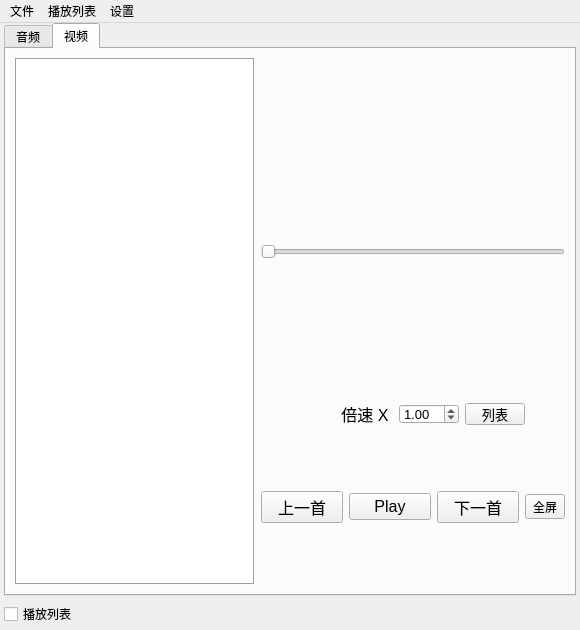
<?xml version="1.0" encoding="UTF-8"?>
<ui version="4.0">
 <class>MainWindow</class>
 <widget class="QMainWindow" name="MainWindow">
  <property name="windowModality">
   <enum>Qt::NonModal</enum>
  </property>
  <property name="geometry">
   <rect>
    <x>0</x>
    <y>0</y>
    <width>580</width>
    <height>630</height>
   </rect>
  </property>
  <property name="sizePolicy">
   <sizepolicy hsizetype="Preferred" vsizetype="Expanding">
    <horstretch>0</horstretch>
    <verstretch>0</verstretch>
   </sizepolicy>
  </property>
  <property name="minimumSize">
   <size>
    <width>0</width>
    <height>0</height>
   </size>
  </property>
  <property name="maximumSize">
   <size>
    <width>16777215</width>
    <height>16777215</height>
   </size>
  </property>
  <property name="windowTitle">
   <string>Player</string>
  </property>
  <property name="iconSize">
   <size>
    <width>128</width>
    <height>128</height>
   </size>
  </property>
  <widget class="QWidget" name="centralwidget">
   <property name="sizePolicy">
    <sizepolicy hsizetype="Expanding" vsizetype="Expanding">
     <horstretch>0</horstretch>
     <verstretch>0</verstretch>
    </sizepolicy>
   </property>
   <property name="maximumSize">
    <size>
     <width>1920</width>
     <height>1080</height>
    </size>
   </property>
   <layout class="QVBoxLayout" name="verticalLayout_2">
    <property name="sizeConstraint">
     <enum>QLayout::SetDefaultConstraint</enum>
    </property>
    <property name="leftMargin">
     <number>4</number>
    </property>
    <property name="topMargin">
     <number>0</number>
    </property>
    <property name="rightMargin">
     <number>4</number>
    </property>
    <property name="bottomMargin">
     <number>0</number>
    </property>
    <item>
     <widget class="QTabWidget" name="tabWidget">
      <property name="sizePolicy">
       <sizepolicy hsizetype="Expanding" vsizetype="Expanding">
        <horstretch>0</horstretch>
        <verstretch>0</verstretch>
       </sizepolicy>
      </property>
      <property name="minimumSize">
       <size>
        <width>527</width>
        <height>239</height>
       </size>
      </property>
      <property name="maximumSize">
       <size>
        <width>16777215</width>
        <height>16777215</height>
       </size>
      </property>
      <property name="currentIndex">
       <number>1</number>
      </property>
      <widget class="QWidget" name="audio_player">
       <attribute name="title">
        <string>音频</string>
       </attribute>
       <layout class="QHBoxLayout" name="horizontalLayout_3">
        <item>
         <widget class="QListView" name="audio_list">
          <property name="minimumSize">
           <size>
            <width>200</width>
            <height>0</height>
           </size>
          </property>
          <property name="maximumSize">
           <size>
            <width>300</width>
            <height>16777215</height>
           </size>
          </property>
          <property name="font">
           <font>
            <pointsize>13</pointsize>
           </font>
          </property>
          <property name="contextMenuPolicy">
           <enum>Qt::CustomContextMenu</enum>
          </property>
          <property name="frameShape">
           <enum>QFrame::Box</enum>
          </property>
          <property name="editTriggers">
           <set>QAbstractItemView::NoEditTriggers</set>
          </property>
          <property name="selectionBehavior">
           <enum>QAbstractItemView::SelectRows</enum>
          </property>
         </widget>
        </item>
        <item>
         <layout class="QVBoxLayout" name="verticalLayout">
          <item>
           <widget class="QTextBrowser" name="audio_info">
            <property name="maximumSize">
             <size>
              <width>16777215</width>
              <height>16777215</height>
             </size>
            </property>
            <property name="font">
             <font>
              <pointsize>14</pointsize>
             </font>
            </property>
            <property name="mouseTracking">
             <bool>false</bool>
            </property>
            <property name="styleSheet">
             <string notr="true">background:transparent;</string>
            </property>
            <property name="frameShape">
             <enum>QFrame::NoFrame</enum>
            </property>
            <property name="verticalScrollBarPolicy">
             <enum>Qt::ScrollBarAlwaysOff</enum>
            </property>
            <property name="horizontalScrollBarPolicy">
             <enum>Qt::ScrollBarAlwaysOff</enum>
            </property>
           </widget>
          </item>
          <item>
           <widget class="QSlider" name="audio_slider">
            <property name="maximum">
             <number>0</number>
            </property>
            <property name="orientation">
             <enum>Qt::Horizontal</enum>
            </property>
           </widget>
          </item>
          <item>
           <layout class="QHBoxLayout" name="horizontalLayout_2">
            <item>
             <widget class="QLabel" name="a_played_time_label">
              <property name="sizePolicy">
               <sizepolicy hsizetype="Preferred" vsizetype="Minimum">
                <horstretch>0</horstretch>
                <verstretch>0</verstretch>
               </sizepolicy>
              </property>
              <property name="maximumSize">
               <size>
                <width>100</width>
                <height>12</height>
               </size>
              </property>
              <property name="font">
               <font>
                <pointsize>10</pointsize>
               </font>
              </property>
              <property name="text">
               <string/>
              </property>
              <property name="alignment">
               <set>Qt::AlignRight|Qt::AlignTrailing|Qt::AlignVCenter</set>
              </property>
             </widget>
            </item>
            <item>
             <widget class="QLabel" name="a_total_time_label">
              <property name="sizePolicy">
               <sizepolicy hsizetype="Preferred" vsizetype="Minimum">
                <horstretch>0</horstretch>
                <verstretch>0</verstretch>
               </sizepolicy>
              </property>
              <property name="maximumSize">
               <size>
                <width>110</width>
                <height>12</height>
               </size>
              </property>
              <property name="font">
               <font>
                <pointsize>10</pointsize>
               </font>
              </property>
              <property name="text">
               <string/>
              </property>
              <property name="alignment">
               <set>Qt::AlignLeading|Qt::AlignLeft|Qt::AlignVCenter</set>
              </property>
             </widget>
            </item>
           </layout>
          </item>
          <item>
           <layout class="QHBoxLayout" name="horizontalLayout_8">
            <item>
             <widget class="QLabel" name="label">
              <property name="maximumSize">
               <size>
                <width>16777215</width>
                <height>20</height>
               </size>
              </property>
              <property name="font">
               <font>
                <pointsize>12</pointsize>
               </font>
              </property>
              <property name="text">
               <string>倍速 X </string>
              </property>
              <property name="alignment">
               <set>Qt::AlignRight|Qt::AlignTrailing|Qt::AlignVCenter</set>
              </property>
             </widget>
            </item>
            <item>
             <widget class="QDoubleSpinBox" name="audio_rate">
              <property name="maximumSize">
               <size>
                <width>60</width>
                <height>20</height>
               </size>
              </property>
              <property name="font">
               <font>
                <pointsize>10</pointsize>
               </font>
              </property>
              <property name="maximum">
               <double>10.000000000000000</double>
              </property>
              <property name="singleStep">
               <double>0.250000000000000</double>
              </property>
              <property name="value">
               <double>1.000000000000000</double>
              </property>
             </widget>
            </item>
            <item>
             <widget class="QPushButton" name="audio_play_mode">
              <property name="maximumSize">
               <size>
                <width>60</width>
                <height>22</height>
               </size>
              </property>
              <property name="font">
               <font>
                <pointsize>10</pointsize>
               </font>
              </property>
              <property name="text">
               <string>列表</string>
              </property>
             </widget>
            </item>
            <item>
             <spacer name="horizontalSpacer">
              <property name="orientation">
               <enum>Qt::Horizontal</enum>
              </property>
              <property name="sizeType">
               <enum>QSizePolicy::Fixed</enum>
              </property>
              <property name="sizeHint" stdset="0">
               <size>
                <width>40</width>
                <height>20</height>
               </size>
              </property>
             </spacer>
            </item>
           </layout>
          </item>
          <item>
           <layout class="QHBoxLayout" name="horizontalLayout">
            <item>
             <widget class="QPushButton" name="last_audio_button">
              <property name="maximumSize">
               <size>
                <width>220</width>
                <height>16777215</height>
               </size>
              </property>
              <property name="font">
               <font>
                <pointsize>12</pointsize>
               </font>
              </property>
              <property name="text">
               <string>上一首</string>
              </property>
             </widget>
            </item>
            <item>
             <widget class="QPushButton" name="play_audio_button">
              <property name="font">
               <font>
                <pointsize>12</pointsize>
               </font>
              </property>
              <property name="text">
               <string>Play</string>
              </property>
             </widget>
            </item>
            <item>
             <widget class="QPushButton" name="next_audio_button">
              <property name="maximumSize">
               <size>
                <width>220</width>
                <height>16777215</height>
               </size>
              </property>
              <property name="font">
               <font>
                <pointsize>12</pointsize>
               </font>
              </property>
              <property name="text">
               <string>下一首</string>
              </property>
             </widget>
            </item>
           </layout>
          </item>
         </layout>
        </item>
       </layout>
      </widget>
      <widget class="QWidget" name="video_player">
       <attribute name="title">
        <string>视频</string>
       </attribute>
       <layout class="QHBoxLayout" name="horizontalLayout_5">
        <item>
         <widget class="QListView" name="video_list">
          <property name="minimumSize">
           <size>
            <width>200</width>
            <height>0</height>
           </size>
          </property>
          <property name="maximumSize">
           <size>
            <width>240</width>
            <height>16777215</height>
           </size>
          </property>
          <property name="font">
           <font>
            <pointsize>13</pointsize>
           </font>
          </property>
          <property name="contextMenuPolicy">
           <enum>Qt::CustomContextMenu</enum>
          </property>
          <property name="frameShape">
           <enum>QFrame::Box</enum>
          </property>
          <property name="editTriggers">
           <set>QAbstractItemView::NoEditTriggers</set>
          </property>
          <property name="selectionBehavior">
           <enum>QAbstractItemView::SelectRows</enum>
          </property>
         </widget>
        </item>
        <item>
         <layout class="QVBoxLayout" name="verticalLayout_3">
          <item>
           <widget class="QTextBrowser" name="video_info">
            <property name="maximumSize">
             <size>
              <width>16777215</width>
              <height>60</height>
             </size>
            </property>
            <property name="font">
             <font>
              <pointsize>14</pointsize>
             </font>
            </property>
            <property name="mouseTracking">
             <bool>false</bool>
            </property>
            <property name="styleSheet">
             <string notr="true">background:transparent;</string>
            </property>
            <property name="frameShape">
             <enum>QFrame::NoFrame</enum>
            </property>
            <property name="verticalScrollBarPolicy">
             <enum>Qt::ScrollBarAlwaysOff</enum>
            </property>
            <property name="horizontalScrollBarPolicy">
             <enum>Qt::ScrollBarAlwaysOff</enum>
            </property>
           </widget>
          </item>
          <item>
           <widget class="QSlider" name="video_slider">
            <property name="maximum">
             <number>0</number>
            </property>
            <property name="orientation">
             <enum>Qt::Horizontal</enum>
            </property>
           </widget>
          </item>
          <item>
           <layout class="QHBoxLayout" name="horizontalLayout_6">
            <item>
             <widget class="QLabel" name="v_played_time_label">
              <property name="sizePolicy">
               <sizepolicy hsizetype="Preferred" vsizetype="Fixed">
                <horstretch>0</horstretch>
                <verstretch>0</verstretch>
               </sizepolicy>
              </property>
              <property name="minimumSize">
               <size>
                <width>0</width>
                <height>12</height>
               </size>
              </property>
              <property name="maximumSize">
               <size>
                <width>100</width>
                <height>12</height>
               </size>
              </property>
              <property name="text">
               <string/>
              </property>
              <property name="alignment">
               <set>Qt::AlignRight|Qt::AlignTrailing|Qt::AlignVCenter</set>
              </property>
             </widget>
            </item>
            <item>
             <widget class="QLabel" name="v_total_time_label">
              <property name="sizePolicy">
               <sizepolicy hsizetype="Preferred" vsizetype="Fixed">
                <horstretch>0</horstretch>
                <verstretch>0</verstretch>
               </sizepolicy>
              </property>
              <property name="minimumSize">
               <size>
                <width>0</width>
                <height>12</height>
               </size>
              </property>
              <property name="maximumSize">
               <size>
                <width>110</width>
                <height>12</height>
               </size>
              </property>
              <property name="text">
               <string/>
              </property>
             </widget>
            </item>
           </layout>
          </item>
          <item>
           <layout class="QHBoxLayout" name="horizontalLayout_9">
            <item>
             <widget class="QLabel" name="label_2">
              <property name="maximumSize">
               <size>
                <width>16777215</width>
                <height>20</height>
               </size>
              </property>
              <property name="font">
               <font>
                <pointsize>12</pointsize>
               </font>
              </property>
              <property name="text">
               <string>倍速 X </string>
              </property>
              <property name="alignment">
               <set>Qt::AlignRight|Qt::AlignTrailing|Qt::AlignVCenter</set>
              </property>
             </widget>
            </item>
            <item>
             <widget class="QDoubleSpinBox" name="video_rate">
              <property name="maximumSize">
               <size>
                <width>60</width>
                <height>20</height>
               </size>
              </property>
              <property name="font">
               <font>
                <pointsize>10</pointsize>
               </font>
              </property>
              <property name="maximum">
               <double>10.000000000000000</double>
              </property>
              <property name="singleStep">
               <double>0.250000000000000</double>
              </property>
              <property name="value">
               <double>1.000000000000000</double>
              </property>
             </widget>
            </item>
            <item>
             <widget class="QPushButton" name="video_play_mode">
              <property name="maximumSize">
               <size>
                <width>60</width>
                <height>22</height>
               </size>
              </property>
              <property name="font">
               <font>
                <pointsize>10</pointsize>
               </font>
              </property>
              <property name="text">
               <string>列表</string>
              </property>
             </widget>
            </item>
            <item>
             <spacer name="horizontalSpacer_2">
              <property name="orientation">
               <enum>Qt::Horizontal</enum>
              </property>
              <property name="sizeType">
               <enum>QSizePolicy::Fixed</enum>
              </property>
              <property name="sizeHint" stdset="0">
               <size>
                <width>40</width>
                <height>20</height>
               </size>
              </property>
             </spacer>
            </item>
           </layout>
          </item>
          <item>
           <layout class="QHBoxLayout" name="horizontalLayout_4">
            <item>
             <widget class="QPushButton" name="last_video_button">
              <property name="maximumSize">
               <size>
                <width>220</width>
                <height>16777215</height>
               </size>
              </property>
              <property name="font">
               <font>
                <pointsize>12</pointsize>
               </font>
              </property>
              <property name="text">
               <string>上一首</string>
              </property>
             </widget>
            </item>
            <item>
             <widget class="QPushButton" name="play_video_button">
              <property name="maximumSize">
               <size>
                <width>16777215</width>
                <height>16777215</height>
               </size>
              </property>
              <property name="font">
               <font>
                <pointsize>12</pointsize>
               </font>
              </property>
              <property name="text">
               <string>Play</string>
              </property>
             </widget>
            </item>
            <item>
             <widget class="QPushButton" name="next_video_button">
              <property name="maximumSize">
               <size>
                <width>220</width>
                <height>16777215</height>
               </size>
              </property>
              <property name="font">
               <font>
                <pointsize>12</pointsize>
               </font>
              </property>
              <property name="text">
               <string>下一首</string>
              </property>
             </widget>
            </item>
            <item>
             <widget class="QToolButton" name="full_screen_button">
              <property name="maximumSize">
               <size>
                <width>40</width>
                <height>16777215</height>
               </size>
              </property>
              <property name="text">
               <string>全屏</string>
              </property>
             </widget>
            </item>
           </layout>
          </item>
         </layout>
        </item>
       </layout>
      </widget>
     </widget>
    </item>
    <item>
     <layout class="QHBoxLayout" name="horizontalLayout_7">
      <item>
       <widget class="QCheckBox" name="show_list_checkbox">
        <property name="mouseTracking">
         <bool>false</bool>
        </property>
        <property name="text">
         <string>播放列表</string>
        </property>
       </widget>
      </item>
      <item>
       <widget class="QLabel" name="message_label">
        <property name="font">
         <font>
          <pointsize>10</pointsize>
         </font>
        </property>
        <property name="text">
         <string/>
        </property>
       </widget>
      </item>
      <item>
       <widget class="QLabel" name="time_label">
        <property name="maximumSize">
         <size>
          <width>16777215</width>
          <height>14</height>
         </size>
        </property>
        <property name="font">
         <font>
          <pointsize>10</pointsize>
         </font>
        </property>
        <property name="text">
         <string/>
        </property>
        <property name="alignment">
         <set>Qt::AlignRight|Qt::AlignTop|Qt::AlignTrailing</set>
        </property>
       </widget>
      </item>
     </layout>
    </item>
    <item>
     <spacer name="verticalSpacer">
      <property name="orientation">
       <enum>Qt::Vertical</enum>
      </property>
      <property name="sizeType">
       <enum>QSizePolicy::Minimum</enum>
      </property>
      <property name="sizeHint" stdset="0">
       <size>
        <width>20</width>
        <height>4</height>
       </size>
      </property>
     </spacer>
    </item>
   </layout>
  </widget>
  <widget class="QMenuBar" name="menuBar">
   <property name="geometry">
    <rect>
     <x>0</x>
     <y>0</y>
     <width>580</width>
     <height>22</height>
    </rect>
   </property>
   <widget class="QMenu" name="file_menu">
    <property name="mouseTracking">
     <bool>false</bool>
    </property>
    <property name="title">
     <string>文件</string>
    </property>
    <addaction name="open_file"/>
    <addaction name="open_folder"/>
   </widget>
   <widget class="QMenu" name="menu">
    <property name="title">
     <string>播放列表</string>
    </property>
    <addaction name="open_list"/>
   </widget>
   <widget class="QMenu" name="menu_2">
    <property name="title">
     <string>设置</string>
    </property>
    <addaction name="auto_play"/>
   </widget>
   <addaction name="file_menu"/>
   <addaction name="menu"/>
   <addaction name="menu_2"/>
  </widget>
  <action name="open_file">
   <property name="text">
    <string>打开文件</string>
   </property>
  </action>
  <action name="open_folder">
   <property name="text">
    <string>打开文件夹</string>
   </property>
  </action>
  <action name="new_list">
   <property name="text">
    <string>新建</string>
   </property>
  </action>
  <action name="open_list">
   <property name="text">
    <string>打开</string>
   </property>
  </action>
  <action name="actionb">
   <property name="text">
    <string>编辑播放列表</string>
   </property>
  </action>
  <action name="auto_play">
   <property name="checkable">
    <bool>true</bool>
   </property>
   <property name="text">
    <string>自动播放</string>
   </property>
  </action>
 </widget>
 <resources/>
 <connections>
  <connection>
   <sender>open_file</sender>
   <signal>triggered()</signal>
   <receiver>MainWindow</receiver>
   <slot>open_files()</slot>
   <hints>
    <hint type="sourcelabel">
     <x>-1</x>
     <y>-1</y>
    </hint>
    <hint type="destinationlabel">
     <x>317</x>
     <y>274</y>
    </hint>
   </hints>
  </connection>
  <connection>
   <sender>open_folder</sender>
   <signal>triggered()</signal>
   <receiver>MainWindow</receiver>
   <slot>open_folder()</slot>
   <hints>
    <hint type="sourcelabel">
     <x>-1</x>
     <y>-1</y>
    </hint>
    <hint type="destinationlabel">
     <x>316</x>
     <y>330</y>
    </hint>
   </hints>
  </connection>
  <connection>
   <sender>play_video_button</sender>
   <signal>clicked()</signal>
   <receiver>MainWindow</receiver>
   <slot>play()</slot>
   <hints>
    <hint type="sourcelabel">
     <x>459</x>
     <y>490</y>
    </hint>
    <hint type="destinationlabel">
     <x>365</x>
     <y>330</y>
    </hint>
   </hints>
  </connection>
  <connection>
   <sender>video_list</sender>
   <signal>doubleClicked(QModelIndex)</signal>
   <receiver>MainWindow</receiver>
   <slot>select(QModelIndex)</slot>
   <hints>
    <hint type="sourcelabel">
     <x>213</x>
     <y>349</y>
    </hint>
    <hint type="destinationlabel">
     <x>729</x>
     <y>243</y>
    </hint>
   </hints>
  </connection>
  <connection>
   <sender>last_audio_button</sender>
   <signal>clicked()</signal>
   <receiver>MainWindow</receiver>
   <slot>last()</slot>
   <hints>
    <hint type="sourcelabel">
     <x>378</x>
     <y>490</y>
    </hint>
    <hint type="destinationlabel">
     <x>306</x>
     <y>380</y>
    </hint>
   </hints>
  </connection>
  <connection>
   <sender>last_video_button</sender>
   <signal>clicked()</signal>
   <receiver>MainWindow</receiver>
   <slot>last()</slot>
   <hints>
    <hint type="sourcelabel">
     <x>357</x>
     <y>490</y>
    </hint>
    <hint type="destinationlabel">
     <x>365</x>
     <y>330</y>
    </hint>
   </hints>
  </connection>
  <connection>
   <sender>next_audio_button</sender>
   <signal>clicked()</signal>
   <receiver>MainWindow</receiver>
   <slot>next()</slot>
   <hints>
    <hint type="sourcelabel">
     <x>560</x>
     <y>490</y>
    </hint>
    <hint type="destinationlabel">
     <x>483</x>
     <y>411</y>
    </hint>
   </hints>
  </connection>
  <connection>
   <sender>audio_slider</sender>
   <signal>sliderMoved(int)</signal>
   <receiver>MainWindow</receiver>
   <slot>change_played_time_by_slider_moved(int)</slot>
   <hints>
    <hint type="sourcelabel">
     <x>561</x>
     <y>137</y>
    </hint>
    <hint type="destinationlabel">
     <x>316</x>
     <y>330</y>
    </hint>
   </hints>
  </connection>
  <connection>
   <sender>play_audio_button</sender>
   <signal>clicked()</signal>
   <receiver>MainWindow</receiver>
   <slot>play()</slot>
   <hints>
    <hint type="sourcelabel">
     <x>469</x>
     <y>490</y>
    </hint>
    <hint type="destinationlabel">
     <x>408</x>
     <y>411</y>
    </hint>
   </hints>
  </connection>
  <connection>
   <sender>audio_slider</sender>
   <signal>sliderReleased()</signal>
   <receiver>MainWindow</receiver>
   <slot>change_pos()</slot>
   <hints>
    <hint type="sourcelabel">
     <x>561</x>
     <y>137</y>
    </hint>
    <hint type="destinationlabel">
     <x>632</x>
     <y>126</y>
    </hint>
   </hints>
  </connection>
  <connection>
   <sender>video_slider</sender>
   <signal>sliderReleased()</signal>
   <receiver>MainWindow</receiver>
   <slot>change_pos()</slot>
   <hints>
    <hint type="sourcelabel">
     <x>509</x>
     <y>137</y>
    </hint>
    <hint type="destinationlabel">
     <x>730</x>
     <y>116</y>
    </hint>
   </hints>
  </connection>
  <connection>
   <sender>audio_list</sender>
   <signal>doubleClicked(QModelIndex)</signal>
   <receiver>MainWindow</receiver>
   <slot>select(QModelIndex)</slot>
   <hints>
    <hint type="sourcelabel">
     <x>58</x>
     <y>142</y>
    </hint>
    <hint type="destinationlabel">
     <x>547</x>
     <y>636</y>
    </hint>
   </hints>
  </connection>
  <connection>
   <sender>next_video_button</sender>
   <signal>clicked()</signal>
   <receiver>MainWindow</receiver>
   <slot>next()</slot>
   <hints>
    <hint type="sourcelabel">
     <x>560</x>
     <y>490</y>
    </hint>
    <hint type="destinationlabel">
     <x>365</x>
     <y>330</y>
    </hint>
   </hints>
  </connection>
  <connection>
   <sender>show_list_checkbox</sender>
   <signal>clicked()</signal>
   <receiver>MainWindow</receiver>
   <slot>show_list()</slot>
   <hints>
    <hint type="sourcelabel">
     <x>145</x>
     <y>608</y>
    </hint>
    <hint type="destinationlabel">
     <x>289</x>
     <y>314</y>
    </hint>
   </hints>
  </connection>
  <connection>
   <sender>tabWidget</sender>
   <signal>currentChanged(int)</signal>
   <receiver>MainWindow</receiver>
   <slot>tabWidgetChangedEvent(int)</slot>
   <hints>
    <hint type="sourcelabel">
     <x>289</x>
     <y>306</y>
    </hint>
    <hint type="destinationlabel">
     <x>289</x>
     <y>314</y>
    </hint>
   </hints>
  </connection>
  <connection>
   <sender>open_list</sender>
   <signal>triggered()</signal>
   <receiver>MainWindow</receiver>
   <slot>open_list()</slot>
   <hints>
    <hint type="sourcelabel">
     <x>-1</x>
     <y>-1</y>
    </hint>
    <hint type="destinationlabel">
     <x>289</x>
     <y>314</y>
    </hint>
   </hints>
  </connection>
  <connection>
   <sender>audio_rate</sender>
   <signal>valueChanged(double)</signal>
   <receiver>MainWindow</receiver>
   <slot>set_player_rate(double)</slot>
   <hints>
    <hint type="sourcelabel">
     <x>484</x>
     <y>361</y>
    </hint>
    <hint type="destinationlabel">
     <x>289</x>
     <y>314</y>
    </hint>
   </hints>
  </connection>
  <connection>
   <sender>video_rate</sender>
   <signal>valueChanged(double)</signal>
   <receiver>MainWindow</receiver>
   <slot>set_player_rate(double)</slot>
   <hints>
    <hint type="sourcelabel">
     <x>484</x>
     <y>361</y>
    </hint>
    <hint type="destinationlabel">
     <x>289</x>
     <y>314</y>
    </hint>
   </hints>
  </connection>
  <connection>
   <sender>audio_play_mode</sender>
   <signal>clicked()</signal>
   <receiver>MainWindow</receiver>
   <slot>playModeChangedEvent()</slot>
   <hints>
    <hint type="sourcelabel">
     <x>484</x>
     <y>528</y>
    </hint>
    <hint type="destinationlabel">
     <x>289</x>
     <y>314</y>
    </hint>
   </hints>
  </connection>
  <connection>
   <sender>video_play_mode</sender>
   <signal>clicked()</signal>
   <receiver>MainWindow</receiver>
   <slot>playModeChangedEvent()</slot>
   <hints>
    <hint type="sourcelabel">
     <x>484</x>
     <y>361</y>
    </hint>
    <hint type="destinationlabel">
     <x>289</x>
     <y>314</y>
    </hint>
   </hints>
  </connection>
 </connections>
 <slots>
  <slot>last()</slot>
  <slot>play()</slot>
  <slot>next()</slot>
  <slot>select(QModelIndex)</slot>
  <slot>open_files()</slot>
  <slot>open_folder()</slot>
  <slot>change_pos()</slot>
  <slot>change_played_time_by_slider_moved(int)</slot>
  <slot>show_list()</slot>
  <slot>tabWidgetChangedEvent(int)</slot>
  <slot>new_list()</slot>
  <slot>open_list()</slot>
  <slot>set_player_rate(double)</slot>
  <slot>playModeChangedEvent()</slot>
 </slots>
</ui>
